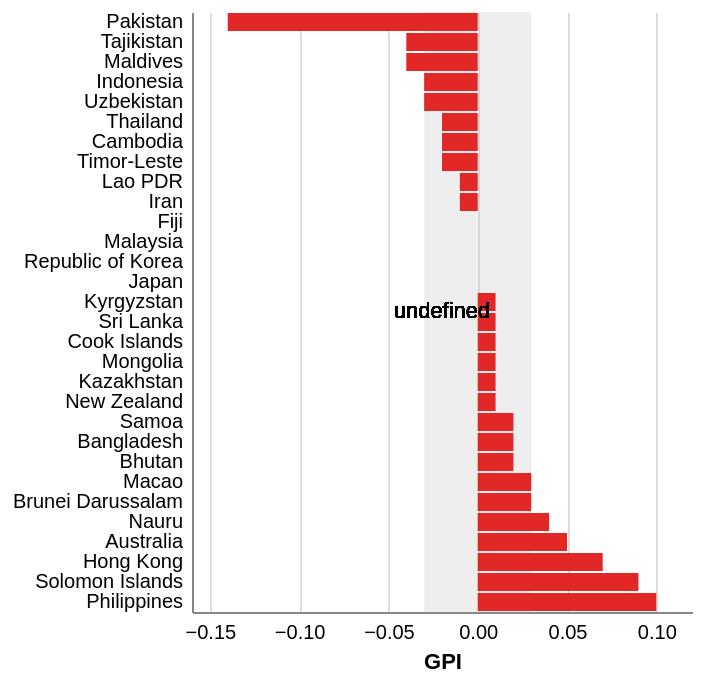

Specify this chart in Vega-Lite:
### Vega-Lite specification from a JSON file in a GitHub repository (floating-point values rounded to 4 significant figures)
{"$schema": "https://vega.github.io/schema/vega-lite/v5.json", "view": {"stroke": "transparent"}, "width": 250, "height": 300, "layer": [{"data": {"values": [{"y1": -0.03, "y2": 0.03}]}, "mark": {"type": "rect", "color": "rgb(198,198,198)", "opacity": 0.3}, "encoding": {"x": {"field": "y1", "type": "quantitative"}, "x2": {"field": "y2"}}}, {"transform": [{"calculate": "datum.value - 1", "as": "diff"}], "mark": {"type": "bar", "color": "rgb(225,40,38)"}, "encoding": {"y": {"field": "country", "type": "nominal", "axis": {"ticks": false, "labelPadding": 5, "title": null}, "sort": "x"}, "x": {"field": "diff", "type": "quantitative", "axis": {"title": "GPI", "ticks": false, "labelPadding": 5}}}}, {"mark": {"type": "text"}, "encoding": {"text": {"field": ""}}}], "data": {"values": [{"country": "Pakistan", "iso3": "PAK", "value": 0.86}, {"country": "Tajikistan", "iso3": "TJK", "value": 0.96}, {"country": "Maldives", "iso3": "MDV", "value": 0.96}, {"country": "Indonesia", "iso3": "IDN", "value": 0.97}, {"country": "Uzbekistan", "iso3": "UZB", "value": 0.97}, {"country": "Thailand", "iso3": "THA", "value": 0.98}, {"country": "Cambodia", "iso3": "KHM", "value": 0.98}, {"country": "Timor-Leste", "iso3": "TLS", "value": 0.98}, {"country": "Lao PDR", "iso3": "LAO", "value": 0.99}, {"country": "Iran", "iso3": "IRN", "value": 0.99}, {"country": "Fiji", "iso3": "FJI", "value": 1}, {"country": "Malaysia", "iso3": "MYS", "value": 1}, {"country": "Republic of Korea", "iso3": "KOR", "value": 1}, {"country": "Japan", "iso3": "JPN", "value": 1}, {"country": "Kyrgyzstan", "iso3": "KGZ", "value": 1.01}, {"country": "Sri Lanka", "iso3": "LKA", "value": 1.01}, {"country": "Cook Islands", "iso3": "COK", "value": 1.01}, {"country": "Mongolia", "iso3": "MNG", "value": 1.01}, {"country": "Kazakhstan", "iso3": "KAZ", "value": 1.01}, {"country": "New Zealand", "iso3": "NZL", "value": 1.01}, {"country": "Samoa", "iso3": "WSM", "value": 1.02}, {"country": "Bangladesh", "iso3": "BGD", "value": 1.02}, {"country": "Bhutan", "iso3": "BTN", "value": 1.02}, {"country": "Macao", "iso3": "MAC", "value": 1.03}, {"country": "Brunei Darussalam", "iso3": "BRN", "value": 1.03}, {"country": "Nauru", "iso3": "NRU", "value": 1.04}, {"country": "Australia", "iso3": "AUS", "value": 1.05}, {"country": "Hong Kong", "iso3": "HKG", "value": 1.07}, {"country": "Solomon Islands", "iso3": "SLB", "value": 1.09}, {"country": "Philippines", "iso3": "PHL", "value": 1.1}]}}
